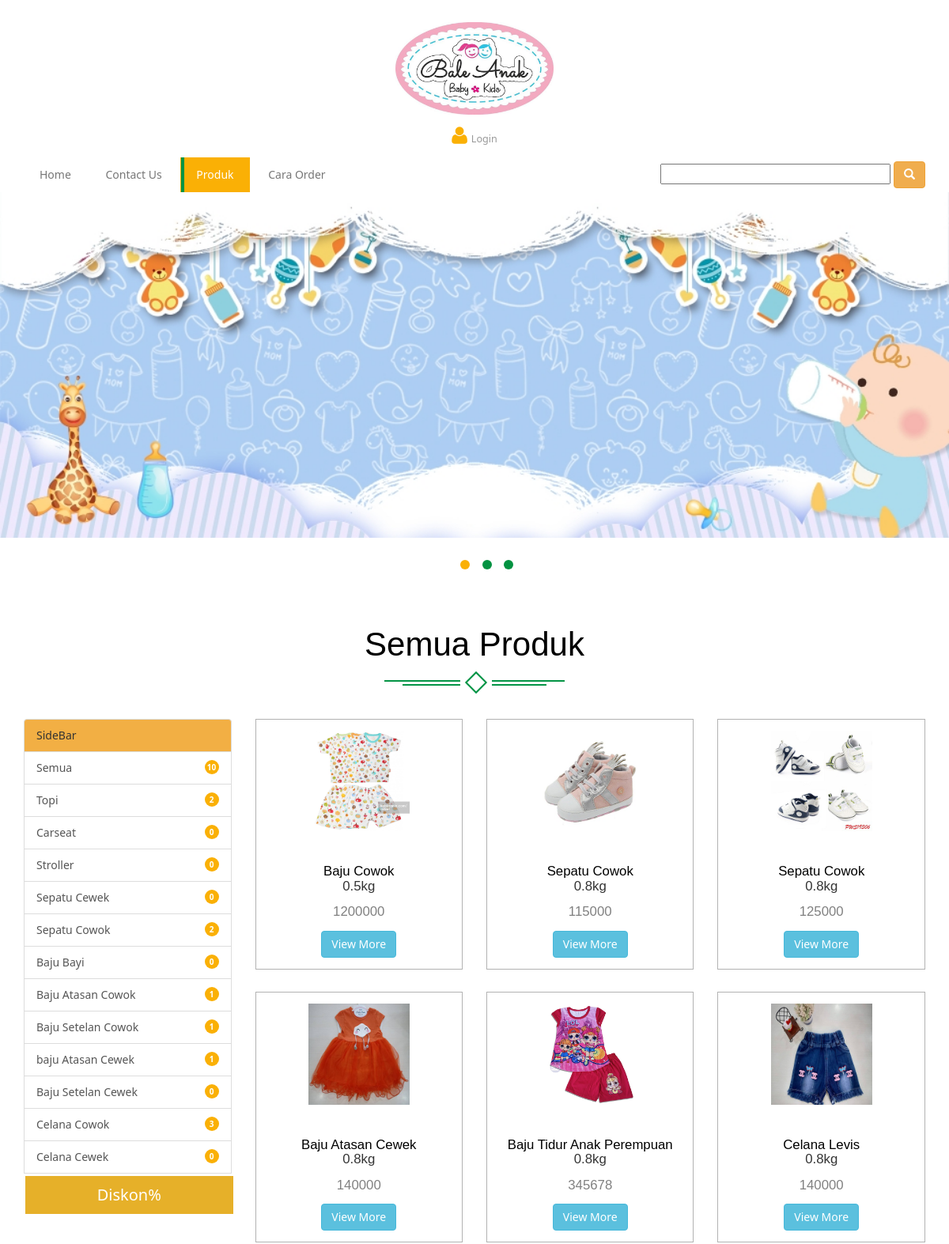
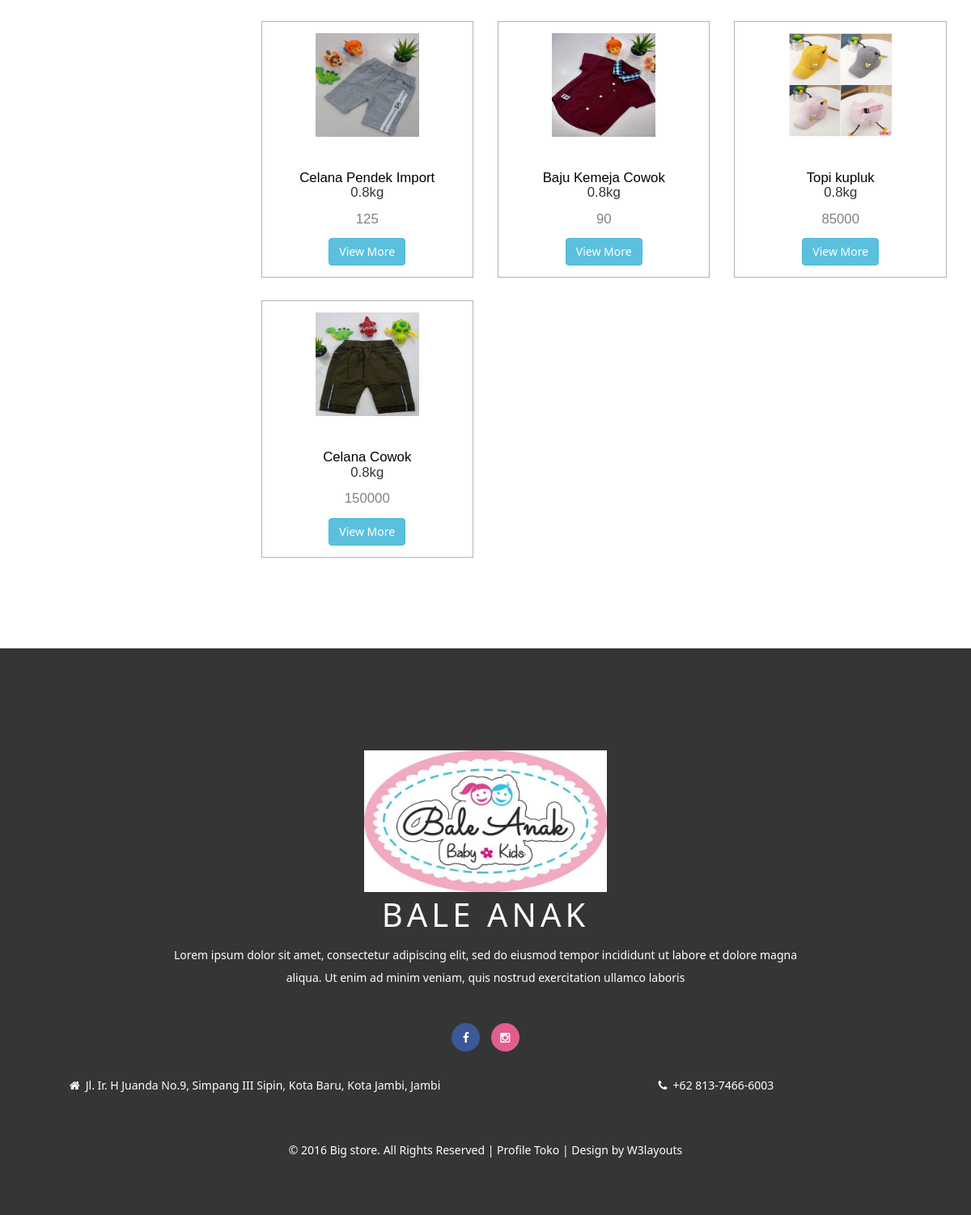
/pengunjung/dashboard/produk.php, run on the app's committed database (2 pictures, top to bottom).
### tables this page shows
CREATE TABLE `sub_kategori` (
  `kd_subkategori` int(11) NOT NULL,
  `id_kategori` int(11) NOT NULL,
  `nama_subkategori` varchar(50) NOT NULL
);

CREATE TABLE `produk` (
  `kodeproduk` int(11) NOT NULL,
  `kd_subkategori` int(11) NOT NULL,
  `nama_produk` varchar(50) NOT NULL,
  `deskripsi` varchar(255) NOT NULL,
  `harga_produk` int(11) NOT NULL,
  `stok` int(11) NOT NULL,
  `berat` float NOT NULL,
  `foto1` varchar(255) NOT NULL,
  `foto2` varchar(255) DEFAULT NULL,
  `ukuran` varchar(200) NOT NULL,
  `diskon` int(11) DEFAULT NULL,
  `tgl_masuk` datetime NOT NULL
);

### pengunjung/dashboard/produk.php (the view, shortened to what this page needs)
<?php include_once('../_headerpenggunjung.php'); ?>
<!DOCTYPE html>
<html>
<head>
</head>
<body>
	<div class="product">
		<div class="container">
			<div class="spec ">
				<h3>Semua Produk</h3>
				<div class="ser-t">
					<span><i></i></span>
				</div>
			</div>
			<div class="row">
				<div class="col-md-3">
					<span href="#" class="list-group-item active" style="background: #f2af44">
						SideBar
					</span>
					<?php
					$sql    ="SELECT * FROM produk";
					$query    =mysqli_query($conn, $sql);
					$count    =mysqli_num_rows($query);
					?>
					<a href="" class="list-group-item">
					</i>Semua<span class="float-right badge badge-light round">
						<?php echo $count; ?></span> </a>
						<?php $ambil = mysqli_query($conn, "SELECT * FROM sub_kategori"); ?>
						<?php while ($persubkategori=  mysqli_fetch_assoc($ambil)) { ?>
							<?php
							$sql1      = "SELECT * from produk where kd_subkategori=$persubkategori[kd_subkategori]";
							$query1    = mysqli_query($conn, $sql1);
							$count1    = mysqli_num_rows($query1);
							?>
							<a href="subkategori.php?halaman=subkategori&kd_subkategori=<?php echo $persubkategori["kd_subkategori"] ?>" class="list-group-item">
							</i><?php echo $persubkategori["nama_subkategori"]; ?><span class="float-right badge badge-light round"><?php echo $count1; ?></span> </a>
							<?php } ?>
						<div>
								<a href="diskonproduk.php?halaman=diskonproduk" class="button btn-block">Diskon%</a>
						</div>
					</div>
						<div class="col-md-9">
							<div class="row">
								<?php $ambil = mysqli_query($conn, "SELECT * FROM produk ORDER BY tgl_masuk DESC LIMIT 30"); ?>
								<?php while ($perproduk =  mysqli_fetch_assoc($ambil)) { ?>
									<div class="col-md-4 pro-1">
										<div class="col-m">
											<a href="#" data-toggle="modal" data-target="#myModal24" class="offer-img">
												<img src="../../images/<?php echo $perproduk["foto1"]; ?>" class="img-responsive" alt="">
											</a>
											<div class="mid-1">
												<div class="women">
													<h6 style="text-align: center;"><a href="deskripsi.php?halaman=deskripsi&kodeproduk=<?php echo $perproduk["kodeproduk"]; ?>"><?php echo $perproduk["nama_produk"] ?></a><p><?php echo $perproduk["berat"]; ?>kg</p>	</h6>
												</div>
												<div class="mid-2">
													<h6 style="text-align: center; color: grey"><?php echo $perproduk["harga_produk"]; ?></h6>
												</div>
												<div class="add">
													<a href="deskripsi.php?halaman=deskripsi&kodeproduk=<?php echo $perproduk["kodeproduk"]; ?>" class="btn btn-info"><span class="">View More</span></a>
												</div>
											</div>
										</div>
									</div>
									<?php } ?>
									<div class="clearfix"></div>
								</div>
							</div>
						</div>
					</div>
				</div>
				</body>
				</html>
				<?php include_once('../_footer.php'); ?>

### pengunjung/css/style.css (style rules this page uses)
body { margin:0; padding:0; background:#fff; font-family: 'Noto Sans', sans-serif; }
body a { transition:0.5s all; -webkit-transition:0.5s all; -moz-transition:0.5s all; -o-transition:0.5s all; -ms-transition:0.5s all; }
h1,h2,h3,h4,h5,h6 { margin:0; font-family: 'Montserrat', sans-serif; }
p,label { margin:0; }
.badge { display: inline-block; width: 18px; height: 18px; line-height: 19px; padding: 0; font-size: 10px; font-weight: bold; color: #fff; text-align: center; white-space: nowrap; vertical-align: baseline; background-color: #FAB005; border-radius: 10px; }
.spec { text-align: center; margin-bottom: 3em; }
.spec h3 { font-size:3em; color:#000; margin-bottom:0.5em; }
.ser-t { text-align: center; margin: 0 auto; width: 20%; position: relative; }
.ser-t span { width: 40px; height: 40px; display: block; background: #fff; position: absolute; top: -7px; left: 42%; }
.ser-t span i { width: 20px;height: 20px; display: block; border: 2px solid #039445; -webkit-transform: rotate(45deg) translate3d(0, 0, 0); -moz-transform: rotate(45deg) translate3d(0, 0, 0); -ms-transform: rotate(45deg) translate3d(0, 0, 0); -o-transform: rotate(45deg) translate3d(0, 0, 0); transform: rotate(45deg) translate3d(0, 0, 0); margin-left: 0.7em; }
.mid-1 h6 { font-size: 1.2em; }
.mid-1 h6 a { color: #000000; text-decoration:none; }
.mid-2 { padding: 1em 0; }
.mid-1 { padding: 3em 0 0; }
.add { text-align:center; }
.col-m { padding: 1em; border: 1px solid #B2B2B2; }
.offer-img { position:relative; display:block; }
.offer-img img { margin:0 auto; width: 55%; }
.product { padding:8em 0 6em; }
.pro-1 { margin-bottom: 2em; }
ul.resp-tabs-list, p { margin: 0px; padding: 0px; }

### pengunjung/dashboard/produk.php (style rules this page uses)
.button { background-color: #e6b029; border: none; color: white; padding: 10px 24px; text-align: center; text-decoration: none; display: inline-block; font-size: 20px; margin: 4px 2px; cursor: pointer; }

### data on the page
sub_kategori: nama_subkategori "Topi", count1 "2"
sub_kategori: nama_subkategori "Carseat", count1 "0"
sub_kategori: nama_subkategori "Stroller", count1 "0"
sub_kategori: nama_subkategori "Sepatu Cewek", count1 "0"
sub_kategori: nama_subkategori "Sepatu Cowok", count1 "2"
sub_kategori: nama_subkategori "Baju Bayi", count1 "0"
sub_kategori: nama_subkategori "Baju Atasan Cowok", count1 "1"
sub_kategori: nama_subkategori "Baju Setelan Cowok", count1 "1"
sub_kategori: nama_subkategori "baju Atasan Cewek", count1 "1"
sub_kategori: nama_subkategori "Baju Setelan Cewek", count1 "0"
sub_kategori: nama_subkategori "Celana Cowok", count1 "3"
sub_kategori: nama_subkategori "Celana Cewek", count1 "0"
produk: foto1 (picture), nama_produk "Baju Cowok", berat "0.5", harga_produk "1200000"
produk: foto1 (picture), nama_produk "Sepatu Cowok", berat "0.8", harga_produk "115000"
produk: foto1 (picture), nama_produk "Sepatu Cowok", berat "0.8", harga_produk "125000"
produk: foto1 (picture), nama_produk "Baju Atasan Cewek", berat "0.8", harga_produk "140000"
produk: foto1 (picture), nama_produk "Baju Tidur Anak Perempuan", berat "0.8", harga_produk "345678"
produk: foto1 (picture), nama_produk "Celana Levis", berat "0.8", harga_produk "140000"
produk: foto1 (picture), nama_produk "Celana Pendek Import", berat "0.8", harga_produk "125"
produk: foto1 (picture), nama_produk "Baju Kemeja Cowok", berat "0.8", harga_produk "90"
produk: foto1 (picture), nama_produk "Topi kupluk", berat "0.8", harga_produk "85000"
produk: foto1 (picture), nama_produk "Celana Cowok", berat "0.8", harga_produk "150000"

### other printed values
$count "10"
